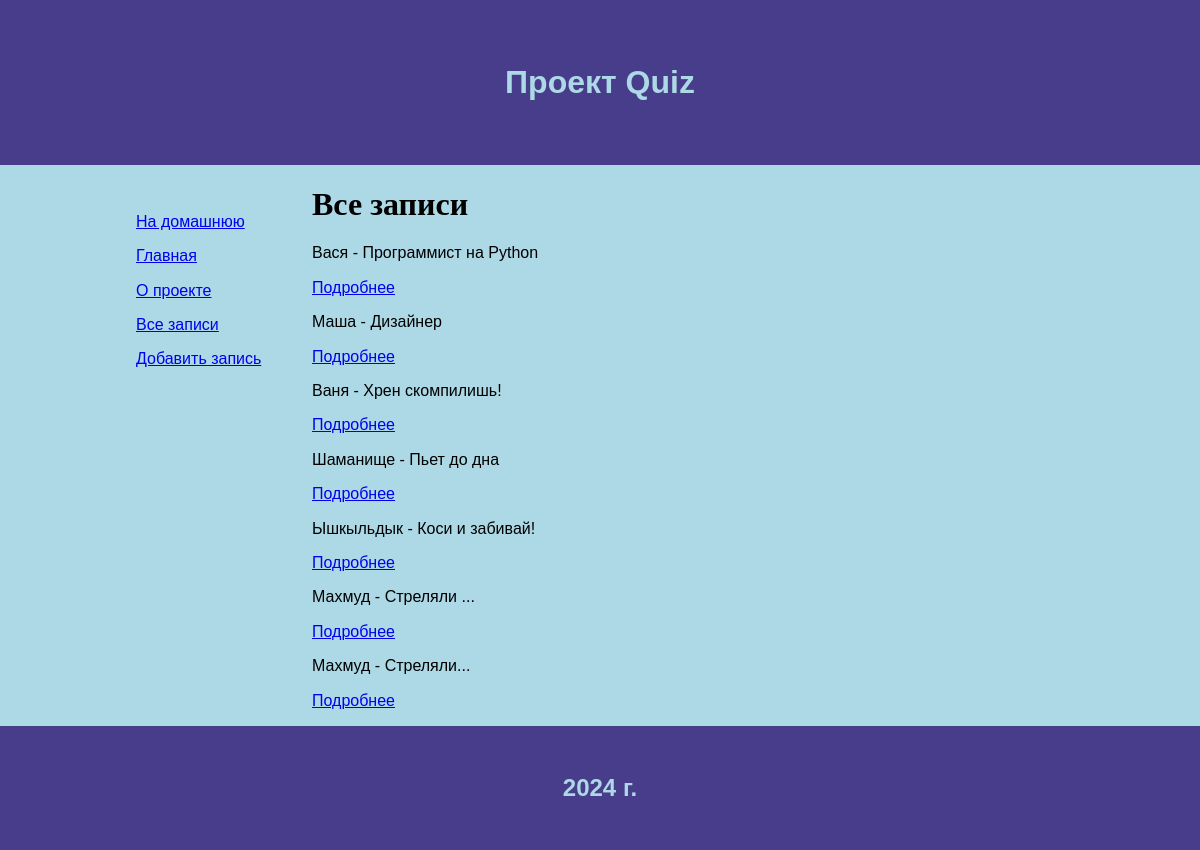
/users, run on an earlier commit of the app's database.
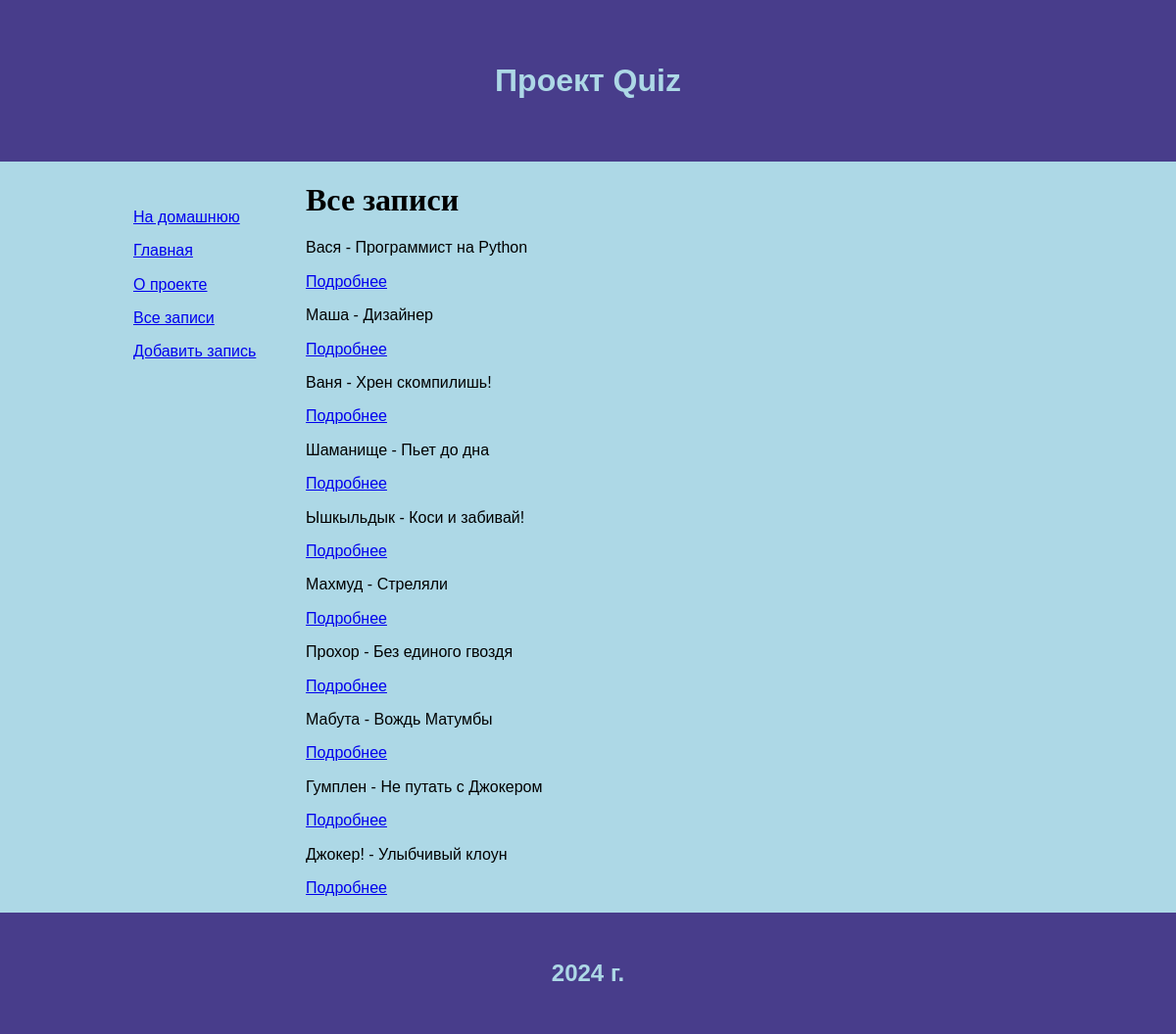
And on a later commit of the database.
### model/user.py (models this page shows)
class User(db.Model):
    id = db.Column(db.Integer, primary_key=True)
    name = db.Column(db.String(255), nullable=False)
    description = db.Column(db.Text, nullable=True)
    date = db.Column(db.Date, default=datetime.utcnow)
    city_id = db.Column(db.Integer, db.ForeignKey(City.id), nullable=True)

### control.py (the view)
@app.route("/users")
def users():
    users = User.query.all()
    return render_template('users.html', data=users)

### templates/users.html (shortened to what this page needs)
{% extends 'base/main.html' %}
{% block content %}
    <h1>Все записи</h1>
    {% if data %}
        {% for i in data %}
            <p>{{ i.name }} - {{ i.description }}</p>
            <p><a href="/user/{{i.id}}">Подробнее</a></p>
        {% endfor %}
    {% else %}
        <p>Данные отсутствуют</p>
    {% endif %}
{% endblock %}

### templates/base/main.html (shortened to what this page needs)
<!DOCTYPE html>
<html lang="ru">
<head>
    <link rel="stylesheet" href="{{url_for('static', filename='css/normalize.css')}}">
    <link rel="stylesheet" href="{{url_for('static', filename='css/style.css')}}">
</head>
<body>
    {% include 'ins/header.html' %}
    <div class="container">
        {% include 'ins/aside.html' %}
        <div class="content">
            {% block content %}{% endblock %}
        </div>
    </div>
    {% include 'ins/footer.html' %}
</body>
</html>

### templates/ins/header.html
<header>
    <div>
        <b>Проект Quiz</b>
    </div>
</header>

### templates/ins/aside.html
<aside>
    {% include 'ins/menu.html' %}
</aside>

### templates/ins/menu.html
<menu>
    <p><a href="/">На домашнюю</a></p>
    <p><a href="{{url_for('index')}}">Главная</a></p>
    <p><a href="{{url_for('about')}}">О проекте</a></p>
    <p><a href="{{url_for('users')}}">Все записи</a></p>
    <p><a href="{{url_for('create')}}">Добавить запись</a></p>
</menu>

### templates/ins/footer.html
<footer>
    <div>
        <b>2024 г.</b>
    </div>
</footer>

### static/css/style.css (style rules this page uses)
body { background: lightblue; font-family: Verdana, Geneva, sans-serif; color: black; font-size: 1em; }
header { display: flex; justify-content: center; padding: 2em; background: darkslateblue; color: lightblue; font-size: 2em; }
footer { display: flex; justify-content: center; padding: 2em; background: darkslateblue; color: lightblue; font-size: 1.5em; }
aside { width: 20%; }
menu { padding: 1em; }
h1, h2 { font-family: 'Times New Roman', Times, serif; }
.container { display: flex; width: 80%; margin: auto; }
.content { width: 80%; }

What changed in the data, as far as the page shows it:
removed User: name "Махмуд", description "Стреляли..."
changed User "Махмуд": description "Стреляли ..." → "Стреляли"
added User: name "Прохор", description "Без единого гвоздя"
added User: name "Мабута", description "Вождь Матумбы"
added User: name "Гумплен", description "Не путать с Джокером"
added User: name "Джокер!", description "Улыбчивый клоун"
